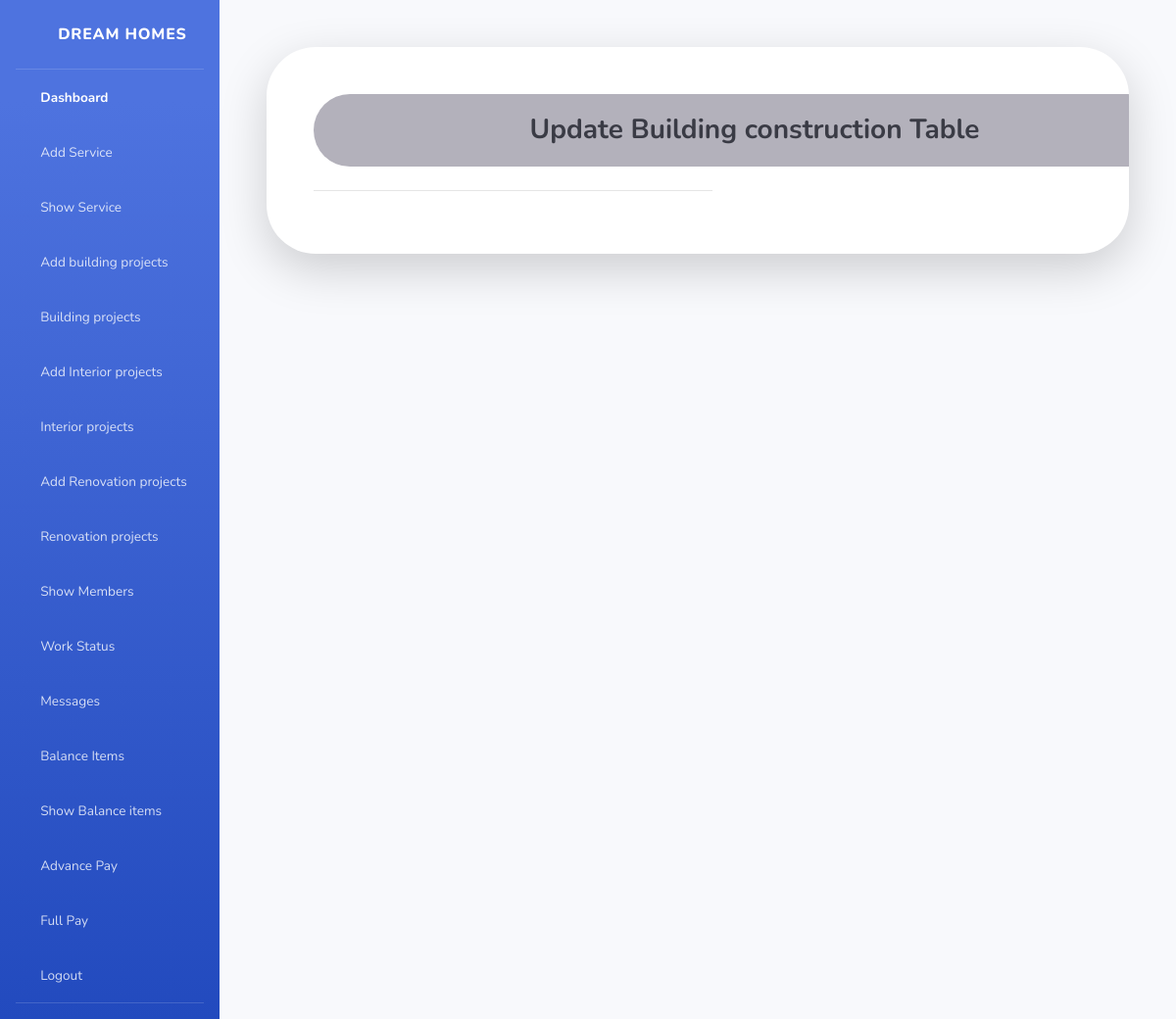
The page /index/updateProperty/9 on the database as committed earlier.
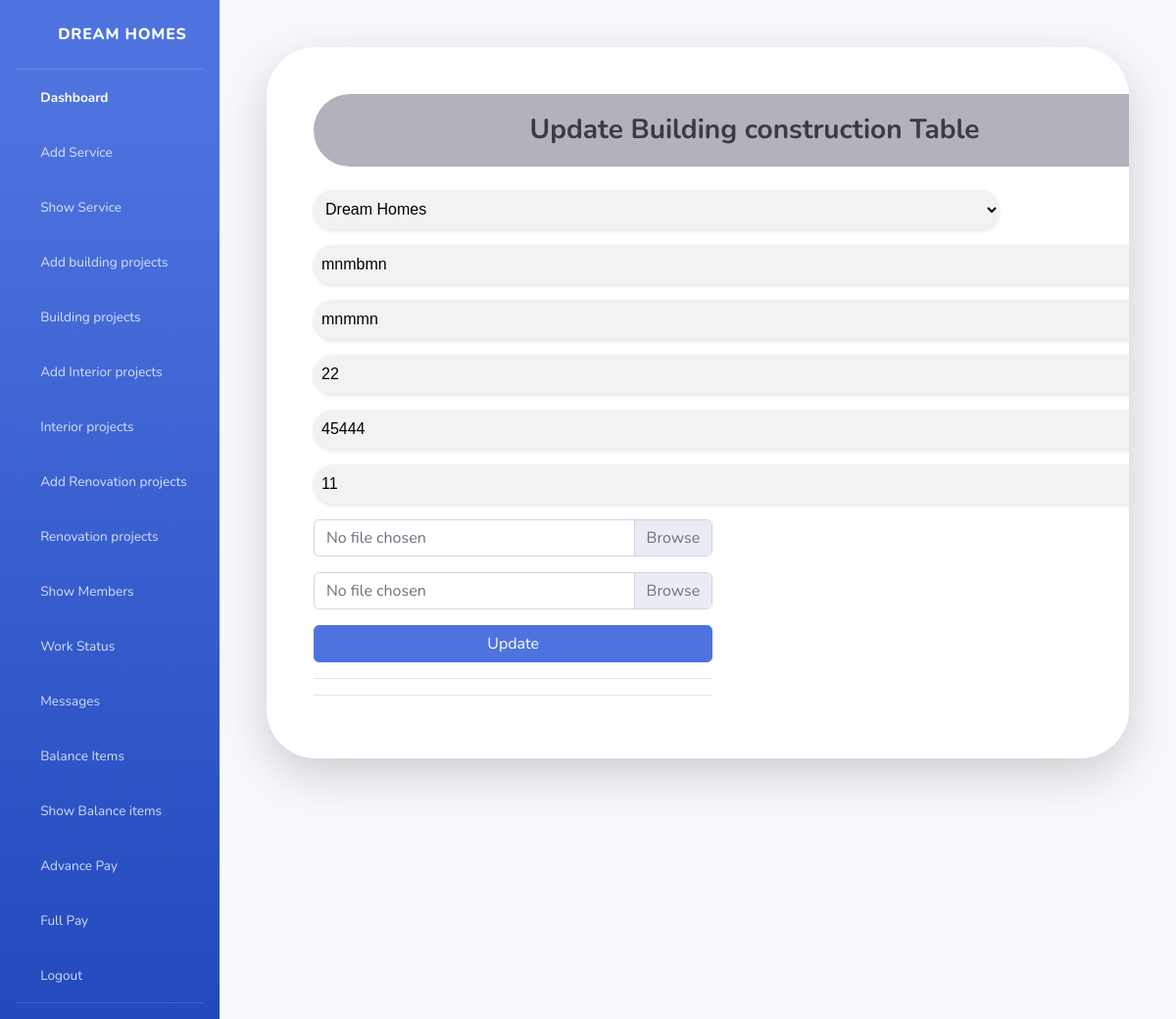
The same page on the database as committed later.
### Adminmodule/models.py (models this page shows, shortened)
class Property(models.Model):
    category = models.ForeignKey(Category, on_delete=models.CASCADE)
    name = models.CharField(max_length=100)
    description = models.TextField()
    price = models.CharField(max_length=100,null=True)
    sqft = models.PositiveIntegerField()
    floor = models.PositiveIntegerField()
    image = models.ImageField(upload_to='property_images/', null=True, blank=True)
    plan_image = models.ImageField(upload_to='plan_images/', null=True, blank=True)

### Adminmodule/views.py (the view)
# urls.py: path('updateProperty/<int:dataid>', views.updateProperty, name="updateProperty"),
def updateProperty(request,dataid):
    data=Property.objects.filter(id=dataid)
    datas=Category.objects.all()
    return render(request, "updateproperty.html",{"data":data,"datas":datas})

### Adminmodule/templates/updateproperty.html (shortened to what this page needs)
<!DOCTYPE html>
{% extends 'Adminindex.html' %}
{% block content %}
<html lang="en">
<head>
    <link href="vendor/fontawesome-free/css/all.min.css" rel="stylesheet" type="text/css">
    <link href="css/sb-admin-2.min.css" rel="stylesheet">
</head>
<body class="bg-gradient-primary">
    <div class="container">
        <div class="card o-hidden border-0 shadow-lg my-5" style="border-radius: 50px;" >
            <div class="card-body p-0">
                <div class="row">
                    <div class="col-lg-7">
                        <div class="p-5">
                            <div class="text-center">
                                <h1 class="h3 font-weight-bold text-gray-900 mb-4 centered-container" style="background-color: #b3b1bb;width: 900px;">Update Building construction Table</h1>
                            </div>
                            {% for i in data %}
<form method="post" action="{% url 'updatepropertyfun' item=i.id %}" enctype="multipart/form-data">
    <select class="form-group custom-input" name="name" style="width: 700px;height:40px; border-radius: 50px;">
        <option>Dream Homes</option>
    </select>
    <input type="text" name="name" placeholder="Name" style="width: 900px;height:40px; border-radius: 50px;" class="form-group custom-input" value="{{ i.name }}">
    <input type="text" name="description" placeholder="Description" style="width: 900px;height:40px; border-radius: 50px;" class="form-group custom-input" value="{{ i.description }}">
    <input type="text" name="price" placeholder="Price" style="width: 900px;height:40px; border-radius: 50px;" class="form-group custom-input" value="{{ i.price }}">
    <input type="text" name="sqft" placeholder="Sqft" style="width: 900px;height:40px; border-radius: 50px;" class="form-group custom-input" value="{{ i.sqft }}">
    <input type="text" name="floor" placeholder="Floor" style="width: 900px;height:40px; border-radius: 50px;" class="form-group custom-input" value="{{ i.floor }}">
    <div class="form-group">
        <div class="input-group">
            <div class="custom-file" style="width: 900px; border-radius: 50px;">
                <label class="custom-file-label" for="customFile">No file chosen</label>
            </div>
        </div>
    </div>
    <div class="form-group">
        <div class="input-group">
            <div class="custom-file" style="width: 900px; border-radius: 50px;">
                <label class="custom-file-label" for="planFile">No file chosen</label>
            </div>
        </div>
    </div>
    <button class="btn btn-primary btn-user btn-block">
        Update
    </button>
    <hr>
</form>
                            {% endfor %}
                            <hr>
                        </div>
                    </div>
                </div>
            </div>
        </div>
    </div>
{% endblock %}

Rows that differ between the two databases and show on the page:
added Property: name "mnmbmn", description "mnmmn", price "22", sqft "45444", floor "11"
